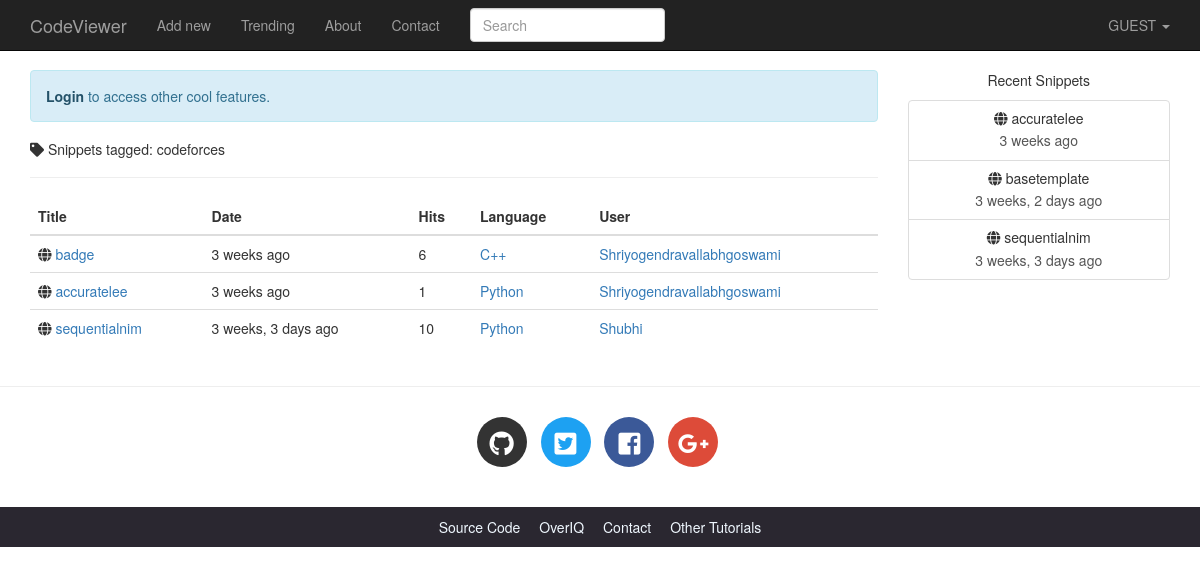
/tag/codeforces/, run on the app's committed database.
### codeviewer/models.py (models this page shows, shortened)
class Tag(models.Model):
    name=models.CharField(max_length=100,unique=True)
    slug=models.CharField(max_length=100,unique=True)
    class Meta:
        ordering=['name']

class Snippet(models.Model):
    title=models.CharField(max_length=100,blank=True)
    orig_code=models.TextField()
    high_code=models.TextField(help_text='readonly field')
    slug=models.SlugField(max_length=100,unique=True,help_text='readonly field')
    expiration=models.CharField(max_length=10,choices=Preference.expiration_choices)
    exposure=models.CharField(max_length=10,choices=Preference.exposure_choices)
    hits=models.IntegerField(default=0,help_text='readonly field')
    created_on=models.DateTimeField(auto_now_add=True)
    user=models.ForeignKey(User,on_delete=models.CASCADE)
    language=models.ForeignKey(Language,on_delete=models.CASCADE)
    tag=models.ManyToManyField('Tag',blank=True)
    def get_absolute_url(self):
        return reverse('codeviewer:snippetdetail',args=[self.slug])
    class Meta:
        ordering=['-created_on']

class Language(models.Model):
    name=models.CharField(max_length=100)
    lang_code=models.CharField(max_length=100,unique=True)
    slug=models.SlugField(max_length=100,unique=True)
    mime=models.CharField(max_length=100)
    file_extension=models.CharField(max_length=10)
    created_on=models.DateTimeField(auto_now_add=True)
    updated_on=models.DateTimeField(auto_now=True)
    def __str__(self):
        return self.name
    class Meta:
        ordering=['name']

### codeviewer/views.py (the view)
# urls.py: re_path('^tag/(?P<tagname>[\w-]+)/$',views.tagsnippet,name='tagsnippet'),
def tagsnippet(request,tagname):
    t=get_object_or_404(Tag,name=tagname)
    snippet_list=get_list_or_404(t.snippet_set)
    snippets=paginate_result(request,snippet_list,5)
    return render(request,'codeviewer/taglist.html',{'snippets':snippets,'tag':t})

### codeviewer/context_processors.py (called while the page is built)
def recent_snippet(request):
    return dict(recent_snippet=Snippet.objects.filter(exposure='public').order_by('-id')[:8])

### codeviewer/utils.py (called while the page is built)
def paginate_result(request,object_list,records_per_page):
    paginator=Paginator(object_list,records_per_page)
    page=request.GET.get('page')
    try:
        results=paginator.page(page)
    except PageNotAnInteger:
        results=paginator.page(1)
    except EmptyPage:
        results=paginator.page(paginator.num_pages)
    return results

### codeviewer/templates/codeviewer/taglist.html (shortened to what this page needs)
{% extends 'codeviewer/base.html' %}
{% load static %}
{% load humanize %}
{% block main %}
    <h5><i class="fas fa-tag"></i> Snippets tagged: {{ tag.name }}</h5>
    <hr>
    <table class="table">
        <thead>
        <tr>
            <th>Title</th>
            <th>Date</th>
            <th>Hits</th>
            <th>Language</th>
            <th>User</th>
        </tr>
        </thead>
        <tbody>
        {% for snippet in snippets %}
            <tr>
                <td><i class="fas fa-globe"></i>
                    <a href="{{ snippet.get_absolute_url }}">{{ snippet.title|default:"Untitled" }}</a>
                </td>
                <td>{{ snippet.created_on|naturaltime }}</td>
                <td>{{ snippet.hits }}</td>
                <td><a href="{% url 'codeviewer:trendingsnippet' snippet.language.slug  %}">{{ snippet.language }}</a></td>
                {% if not snippet.user.userprofile.private %}
                    <td><a href="{{ snippet.user.userprofile.get_absolute_url }}">{{ snippet.user.username|title }}</a></td>
                {% else %}
                    <td>-</td>
                {% endif %}
            </tr>
        {% endfor %}
        </tbody>
    </table>
{% endblock %}

### codeviewer/templates/codeviewer/base.html (shortened to what this page needs)
<!DOCTYPE html>
<html lang="en">
<head>
    {% load static %}
    {% load humanize %}
    <link rel="stylesheet" href="{% static 'codeviewer/css/bootstrap.min.css' %}" >
    <link rel="stylesheet" href="{% static 'codeviewer/css/bootstrap-select.min.css' %}" >
    <link href="https://use.fontawesome.com/releases/v5.0.7/css/all.css" rel="stylesheet">
    <link rel="stylesheet" href="{% static 'codeviewer/css/main.css' %}">
    <link rel="stylesheet" href="{% static 'codeviewer/css/default.css' %}">
</head>
<body>
<nav class="navbar navbar-default navbar-inverse navbar-fixed-top">
    <div class="container">
        <div class="navbar-header">
            <a class="navbar-brand" href="{% url 'codeviewer:index' %}">CodeViewer</a>
        </div>
        <div class="collapse navbar-collapse" id="bs-example-navbar-collapse-1">
            <ul class="nav navbar-nav">
                <li {% if request.path == '/' %}class='active'{% endif %} >
                    <a href="{% url 'codeviewer:index' %}">Add new</a>
                </li>
                <li {% if request.path == '/trending/' %}class='active'{% endif %}>
                    <a href="{%url 'codeviewer:trendingsnippet' %}">Trending<span class="sr-only">(current)</span></a>
                </li>
                <li {% if request.path == '/about/' %}class='active'{% endif %}>
                    <a href="">About</a>
                </li>
                <li {% if request.path == '/contact/' %}class='active'{% endif %}>
                    <a href="{%url 'codeviewer:contact' %}">Contact</a>
                </li>
            </ul>
            <form action="{% url 'codeviewer:search' %}" class="navbar-form navbar-left" method="get">
                <div class="form-group">
                    <input type="text" name="query" class="form-control" placeholder="Search" value="{{request.GET.query}}">
                </div>
            </form>
            <ul class="nav navbar-nav navbar-right">
                <li class="dropdown">
                    <a href="#" class="dropdown-toggle" data-toggle="dropdown" role="button"
                       aria-haspopup="true" aria-expanded="false">
                        {% if request.user.is_authenticated %}
                            {{ request.user.username|upper }}
                        {% else %}
                            GUEST
                        {% endif %}
                        <span class="caret"></span>
                    </a>
                </li>
            </ul>
        </div>
    </div>
</nav>
<div class="container">
    <div class="row">
        <div class="col-lg-9 col-md-9">
            {% if not request.user.is_authenticated and not request.path == '/login/'  %}
                <p class="alert alert-info">
                    <a href="{% url 'codeviewer:login' %}?next={{request.path}}" class="alert-link">Login</a> to access other cool features.
                </p>
            {% endif %}
            {% block main %}{% endblock %}
        </div>
        <div class="col-lg-3 col-md-3 text-center hidden-sm hidden-xs">
            <p>Recent Snippets</p>
            <div class="list-group">
              {% for recent in recent_snippet %}
                <a href="{{ recent.get_absolute_url }}" class="list-group-item">
                    <h5 class="list-group-item-heading"><span class="fas fa-globe"
                        "></span> {{ recent.title }}</h5>
                    <p class="list-group-item-text">{{ recent.created_on|naturaltime }}</p>
                </a>
                {% endfor %}
                </div>
          </div>
    </div>
</div>
<hr>
<footer>
    <div class="social-icons">
        <div class="container text-center">
            <ul class="list-inline">
                <li class="list-inline-item social-github">
                    <a href="https://github.com/">
                        <i class="fab fa-github"></i>
                    </a>
                </li>
                <li class="list-inline-item social-twitter">
                    <a href="https://twitter.com/">
                        <i class="fab fa-twitter-square"></i>
                    </a>
                </li>
                <li class="list-inline-item social-facebook">
                    <a href="https://www.facebook.com/">
                        <i class="fab fa-facebook-square"></i>
                    </a>
                </li>
                <li class="list-inline-item social-google-plus">
                    <a href="https://plus.google.com/">
                        <i class="fab fa-google-plus-g"></i>
                    </a>
                </li>
            </ul>
        </div>
    </div>
    <div class="main-footer">
        <div class="container text-center">
            <ul>
                <li><a href="#">Source Code</a></li>
                <li><a href="#">OverIQ</a></li>
                <li><a href="#">Contact</a></li>
                <li><a href="#">Other Tutorials</a></li>
            </ul>
        </div>
    </div>
</footer>
</body>
</html>

### codeviewer/static/codeviewer/css/main.css (style rules this page uses)
body { padding-top: 70px; }
.social-icons { margin: 30px 0; }
footer .social-icons ul.list-inline li a { display: block; width: 50px; height: 50px; color: #fff; border-radius: 100%; font-size: 25px; line-height: 50px; }
footer .social-icons ul.list-inline li.social-github a { background-color: #333; transition: all .2s ease-in-out; }
footer .social-icons ul.list-inline li.social-twitter a { background-color: #1da1f2; transition: all .2s ease-in-out; }
footer .social-icons ul.list-inline li.social-facebook a { background-color: #3b5998; transition: all .2s ease-in-out; }
footer .social-icons ul.list-inline li.social-google-plus a { background-color: #dd4b39; transition: all .2s ease-in-out; }
.main-footer { background-color: #2a2730; }
.main-footer ul { margin-top: 10px; padding-left: 0; }
.main-footer li { display: inline; }
.main-footer li a { color: aliceblue; }
.main-footer li+ li { margin-left: 15px; }

### data on the page
Tag: name "codeforces"
Snippet: title "badge", created_on "3 weeks ago", hits "6", language "C++", user.username "Shriyogendravallabhgoswami"
Snippet: title "accuratelee", created_on "3 weeks ago", hits "1", language "Python", user.username "Shriyogendravallabhgoswami"
Snippet: title "sequentialnim", created_on "3 weeks, 3 days ago", hits "10", language "Python", user.username "Shubhi"
Snippet: title "basetemplate", created_on "3 weeks, 2 days ago"
